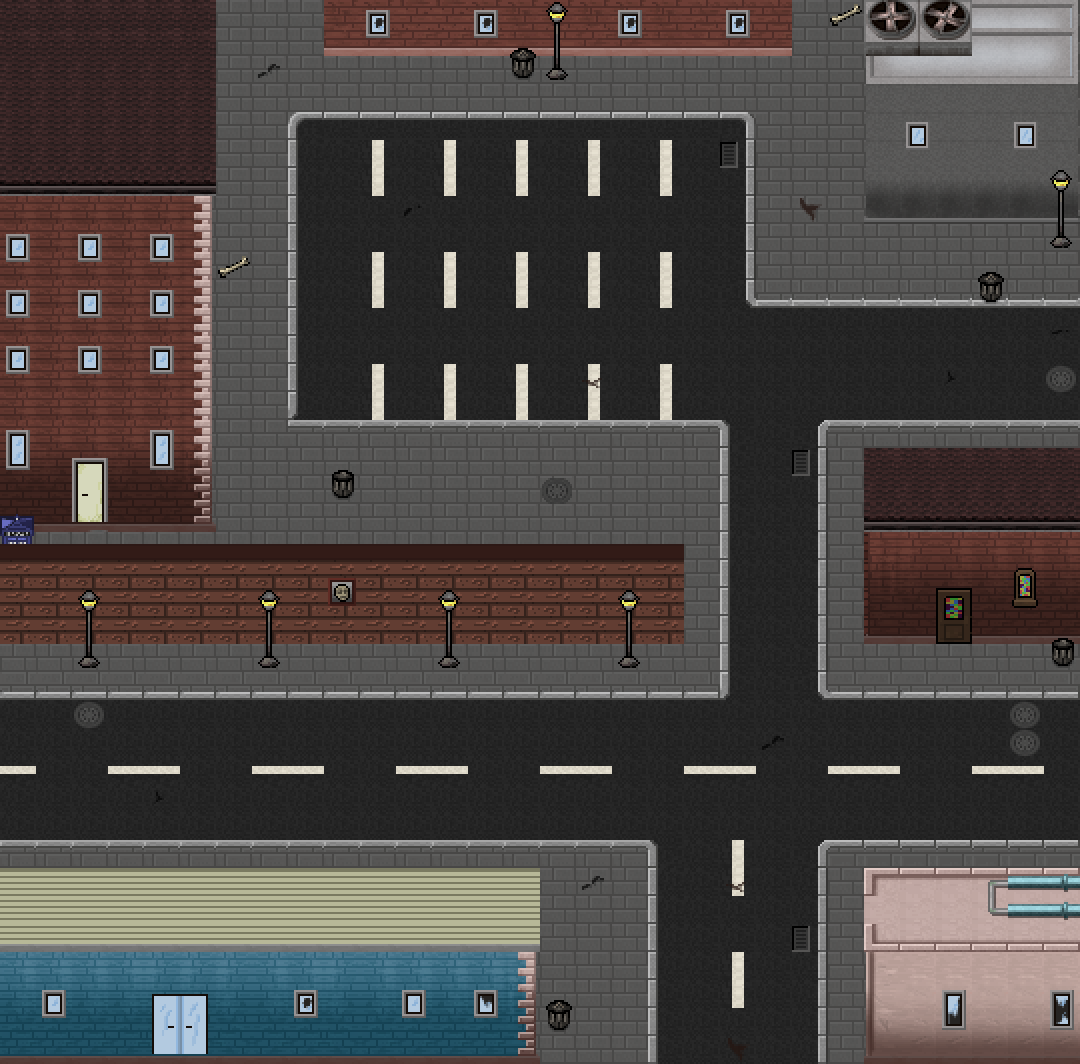

The image is a tile-based game level rendered from a .tmx file. Its description and source (layers, tilesets, objects; grid data summarised) follow:
An orthogonal 30x38 tile map with 36x28 px tiles, 3 tile layers (map, ebene1, ebene2), 1 hidden layer not drawn.

<map version="1.0" orientation="orthogonal" renderorder="right-down" width="30" height="38" tilewidth="36" tileheight="28" nextobjectid="1">
 <tileset firstgid="1" name="sprite_sheet_props_main" tilewidth="36" tileheight="28">
  <image source="../img/sprite_sheet_props_main.png" width="1800" height="1400" />
 </tileset>
 <layer name="map" width="30" height="38">
  <data>[1140 cells, 1140 non-empty, 20 distinct tile ids]</data>
 </layer>
 <layer name="ebene1" width="30" height="38">
  <data>[1140 cells, 488 non-empty, 93 distinct tile ids]</data>
 </layer>
 <layer name="walkable" width="30" height="38" visible="0">
  <data>[1140 cells, 458 non-empty, 1 distinct tile ids]</data>
 </layer>
 <layer name="ebene2" width="30" height="38">
  <data>[1140 cells, 89 non-empty, 45 distinct tile ids]</data>
 </layer>
</map>
